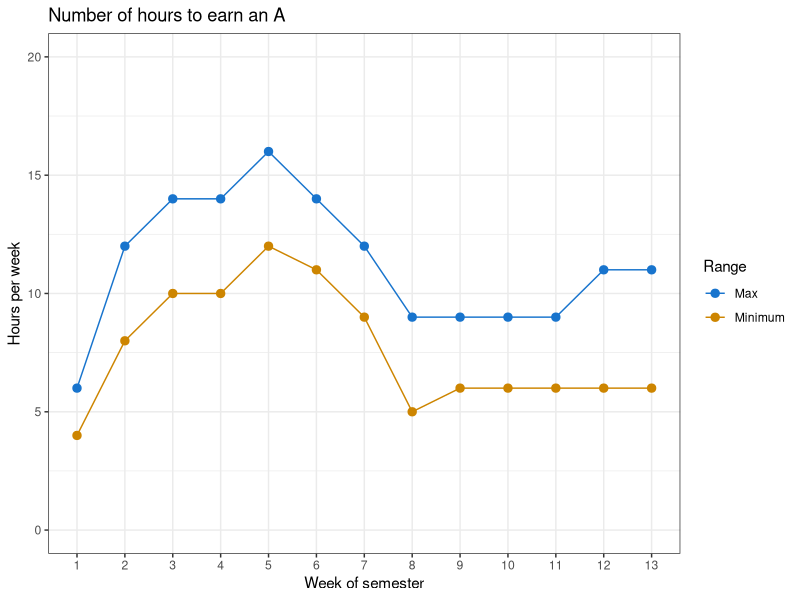

The R script that drew this image:
## ---- chunk 1
library(tidyverse)

weeks <- tibble(Week = c(1, 2, 3, 4, 5, 6, 7, 8, 9, 10, 11, 12, 13), 
       low  = c(4, 8, 10, 10, 12, 11, 9, 5, 6, 6, 6, 6, 6),
       high = c(6, 12, 14, 14, 16, 14, 12, 9, 9, 9, 9, 11, 11))


weeks %>%
  ggplot(aes(x = Week)) +
  geom_point(aes(y = low, color = "Minimum"), size = 2.5) +
  geom_line(aes(y = low, color = "Minimum")) +
  geom_point(aes(y = high, color = "Max"), size = 2.5) +
  geom_line(aes(y = high, color = "Max")) +
  labs(y = "Hours per week", x = "Week of semester", title = "Number of hours to earn an A") +
  theme_bw() + theme(panel.grid.minor.x = element_blank()) +
  coord_cartesian(ylim = c(0, 20)) + 
  scale_x_continuous(breaks = 1:13) + scale_color_manual("Range", values = c("dodgerblue3", "orange3"))

